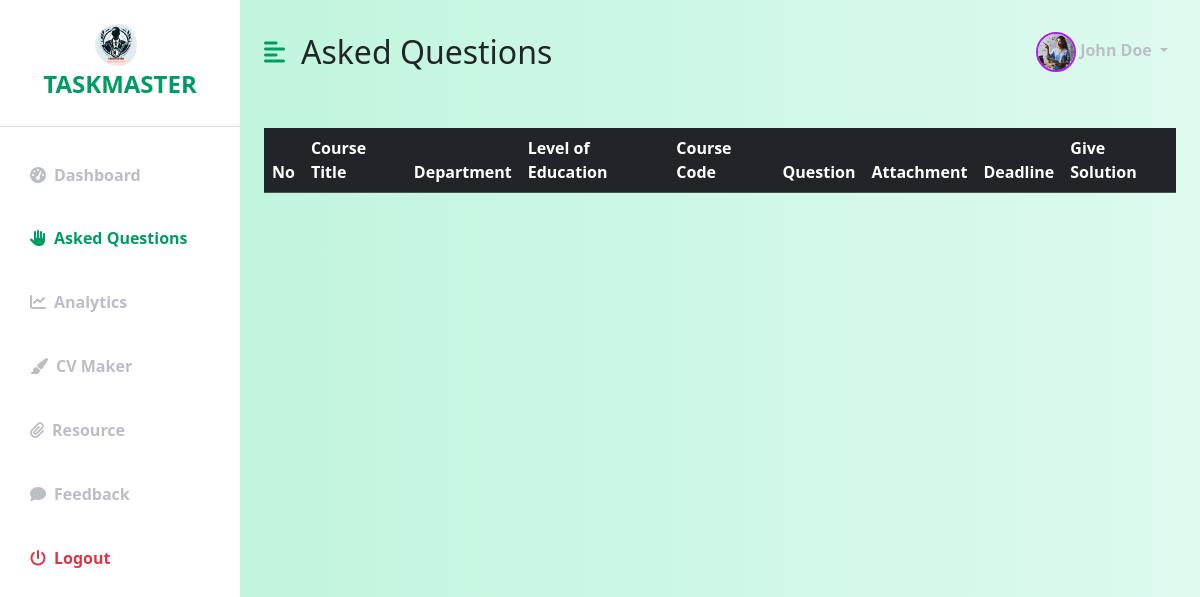
/teacher-panel/askedQuestion.php, run on an earlier commit of the app's database.
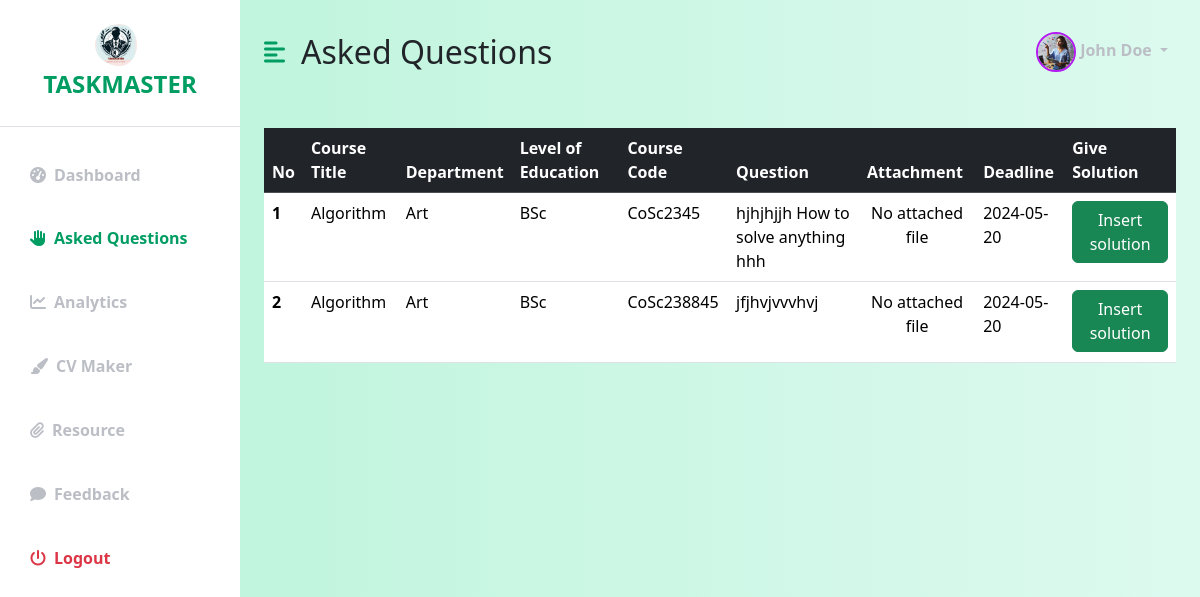
And on a later commit of the database.
### tables this page shows
CREATE TABLE `askedquestions` (
  `AID` int(11) NOT NULL,
  `subjects` varchar(255) NOT NULL,
  `course` varchar(255) NOT NULL,
  `degree` varchar(255) NOT NULL,
  `course_code` varchar(20) NOT NULL,
  `question` varchar(5000) NOT NULL,
  `deadln` varchar(20) NOT NULL,
  `attachment` varchar(1000) NOT NULL,
  `statuss` varchar(15) NOT NULL,
  `solution_answer` varchar(5000) NOT NULL,
  `solverEmail` varchar(100) NOT NULL,
  `solverUsername` varchar(100) NOT NULL
);

### teacher-panel/askedQuestion.php (the view, shortened to what this page needs)
<?php
    include '../php/connection.php';
    $sql = "SELECT * FROM askedquestions";
    $result = $conn -> query($sql);
    $status = "unsolved";
?>
<!DOCTYPE html>
<html lang="en">
<head>
    <link href="https://cdn.jsdelivr.net/npm/bootstrap@5.3.3/dist/css/bootstrap.min.css" rel="stylesheet">
    <link rel="stylesheet" href="https://cdnjs.cloudflare.com/ajax/libs/font-awesome/6.5.2/css/all.min.css">
    <link rel="stylesheet" href="css/dashboard.css" />
</head>
<body>
    <div class="d-flex" id="wrapper">
        <div class="bg-white" id="sidebar-wrapper">
            <div class="sidebar-heading text-center py-4 primary-text fs-4 fw-bold text-uppercase border-bottom">
                <img src="../photo/logo.png" class="pe-2" style="border-radius: 50%; width: 50px;" alt="">TASKMASTER</div>
            <div class="list-group list-group-flush my-3">
                <a href="dashboard.php" class="list-group-item list-group-item-action bg-transparent second-text fw-bold"><i
                        class="fas fa-tachometer-alt me-2"></i>Dashboard</a>
                <a href="askedQuestion.php" class="list-group-item list-group-item-action bg-transparent second-text active"><i
                        class="fas fa-hand-paper me-2"></i>Asked Questions</a>
                <a href="analytics.php" class="list-group-item list-group-item-action bg-transparent second-text fw-bold"><i
                        class="fas fa-chart-line me-2"></i>Analytics</a>
                <a href="#" class="list-group-item list-group-item-action bg-transparent second-text fw-bold"><i
                        class="fas fa-paint-brush me-2"></i>CV Maker</a>
                <a href="resource.php" class="list-group-item list-group-item-action bg-transparent second-text fw-bold"><i
                        class="fas fa-paperclip me-2"></i>Resource</a>
                <a href="feedback.php" class="list-group-item list-group-item-action bg-transparent second-text fw-bold"><i
                        class="fas fa-comment me-2"></i>Feedback</a>
                <a href="#" class="list-group-item list-group-item-action bg-transparent text-danger fw-bold"><i
                        class="fas fa-power-off me-2"></i>Logout</a>
            </div>
        </div>
        <div id="page-content-wrapper">
            <nav class="navbar navbar-expand-lg navbar-light bg-transparent py-4 px-4">
                <div class="d-flex align-items-center">
                    <i class="fas fa-align-left primary-text fs-4 me-3" id="menu-toggle"></i>
                    <h2 class="fs-2 m-0">Asked Questions</h2>
                </div>
                <div class="collapse navbar-collapse" id="navbarSupportedContent">
                    <ul class="navbar-nav ms-auto mb-2 mb-lg-0">
                        <li class="nav-item dropdown">
                            <a class="nav-link dropdown-toggle second-text fw-bold" href="#" id="navbarDropdown"
                                role="button" data-bs-toggle="dropdown" aria-expanded="false">
                                <img src="../photo/teacher-type/computer-science-tutor.jpg" style="width: 40px; border-radius: 50%; border: 2px solid #b41af1;" alt=""> John Doe
                            </a>
                        </li>
                    </ul>
                </div>
            </nav>
            <div class="container-fluid px-4 mt-4">
    <table class="table table-hover">
        <thead class="table-dark">
            <tr>
                <th scope="col">No</th>
                <th scope="col">Course Title</th>
                <th scope="col">Department</th>
                <th scope="col">Level of Education</th>
                <th scope="col">Course Code</th>
                <th scope="col">Question</th>
                <th scope="col">Attachment</th>
                <th scope="col">Deadline</th>
                <th scope="col">Give Solution</th>
            </tr>
        </thead>
        <?php
        $i = 1;
        if ($result->num_rows > 0) {
            while ($row = $result->fetch_assoc()) {
                if ($status == $row["statuss"]) {
                    echo '<tbody>';
                    echo '<tr>';
                    echo '<th>'.$i.'</th>';
                    echo '<td>' . $row["subjects"] . '</td>';
                    echo '<td>' . $row["course"] . '</td>';
                    echo '<td>' . $row["degree"] . '</td>';
                    echo '<td>' . $row["course_code"] . '</td>';
                    echo '<td>' . $row["question"] . '</td>';
                    echo '<td>';
                    if ($row["attachment"] != "") {
                        echo '<a class="btn btn-success" target="_blank" href="' . htmlspecialchars($row["attachment"]) . '">Download</a>';
                    } else {
                        echo '<p class="text-center">No attached file</p>';
                    }
                    echo '</td>';
                    echo '<td>' . $row["deadln"] . '</td>';
                    echo '<td><button type="button" class="btn btn-success" data-bs-toggle="modal" data-bs-target="#exampleModal'.$i.'">Insert solution</button></td>';
                    echo '</tr>';
                    echo '</tbody>';
                    $i++;
                }
            }
        }
        ?>
    </table>
</div>
            </div>
        </div>
</body>
</html>

### teacher-panel/css/dashboard.css (style rules this page uses)
:root { --main-bg-color: #009d63; --main-text-color: #009d63; --second-text-color: #bbbec5; --second-bg-color: #c1efde; }
.primary-text { color: var(--main-text-color); }
.second-text { color: var(--second-text-color); }
#wrapper { overflow-x: hidden; background-image: linear-gradient( to right, #baf3d7, #c2f5de, #cbf7e4, #d4f8ea, #ddfaef ); }
#sidebar-wrapper { min-height: 100vh; margin-left: -15rem; -webkit-transition: margin 0.25s ease-out; -moz-transition: margin 0.25s ease-out; -o-transition: margin 0.25s ease-out; transition: margin 0.25s ease-out; }
#sidebar-wrapper .sidebar-heading { padding: 0.875rem 1.25rem; font-size: 1.2rem; }
#sidebar-wrapper .list-group { width: 15rem; }
#page-content-wrapper { min-width: 100vw; }
#menu-toggle { cursor: pointer; }
.list-group-item { border: none; padding: 20px 30px; }
.list-group-item.active { background-color: transparent; color: var(--main-text-color); font-weight: bold; border: none; }
@media (min-width: 768px) { #sidebar-wrapper { margin-left: 0; } }
@media (min-width: 768px) { #page-content-wrapper { min-width: 0; width: 100%; } }

What changed in the data, as far as the page shows it:
now on this page (row edited): askedquestions: subjects "Algorithm", course "Art", degree "BSc", course_code "CoSc2345", question "hjhjhjjh How to solve anything hhh", attachment "No attached file", deadln "2024-05-20"
added askedquestions: subjects "Algorithm", course "Art", degree "BSc", course_code "CoSc238845", question "jfjhvjvvvhvj", attachment "No attached file", deadln "2024-05-20"
